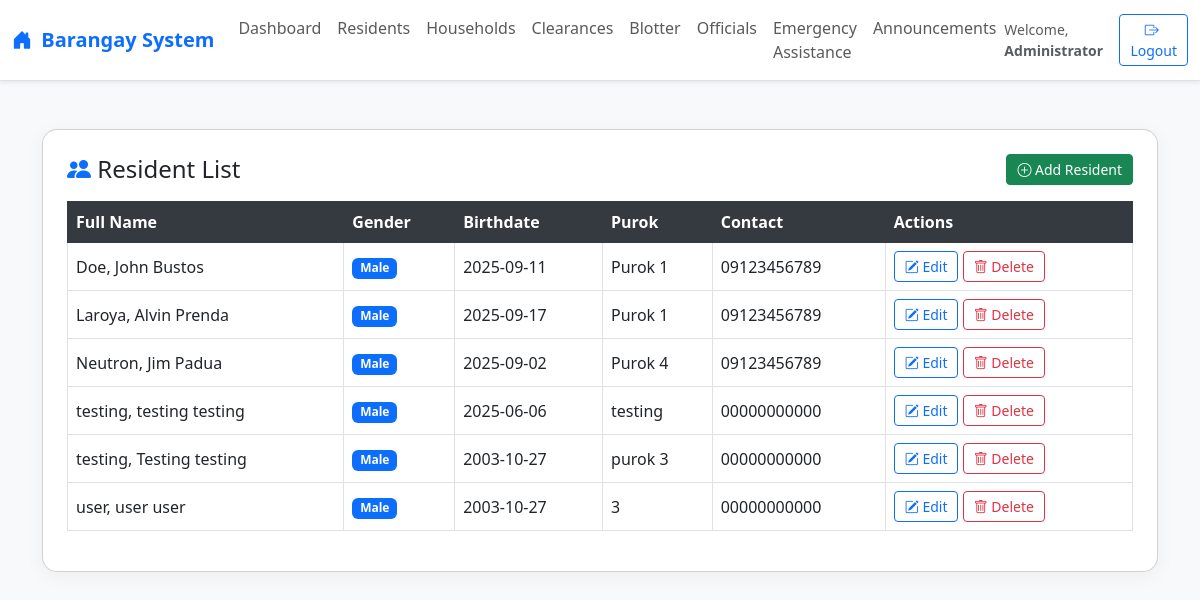
The app's page /residents/index.php (signed in) with its own data.
### tables this page shows
CREATE TABLE `residents` (
  `id` int(11) NOT NULL,
  `first_name` varchar(50) DEFAULT NULL,
  `middle_name` varchar(50) DEFAULT NULL,
  `last_name` varchar(50) DEFAULT NULL,
  `suffix` varchar(10) DEFAULT NULL,
  `gender` enum('Male','Female') DEFAULT NULL,
  `birthdate` date DEFAULT NULL,
  `age` int(11) DEFAULT NULL,
  `civil_status` varchar(20) DEFAULT NULL,
  `citizenship` varchar(50) DEFAULT NULL,
  `religion` varchar(50) DEFAULT NULL,
  `occupation` varchar(100) DEFAULT NULL,
  `purok` varchar(50) DEFAULT NULL,
  `voter_status` enum('Yes','No') DEFAULT NULL,
  `is_4ps` enum('Yes','No') DEFAULT NULL,
  `contact` varchar(20) DEFAULT NULL,
  `email` varchar(100) DEFAULT NULL,
  `address` text DEFAULT NULL,
  `date_registered` datetime DEFAULT current_timestamp()
);

### residents/index.php (the view, shortened to what this page needs)
<?php
include '../config.php';
$result = $conn->query("SELECT * FROM residents ORDER BY last_name ASC");
?>
<!DOCTYPE html>
<html lang="en">
<head>
    <link href="https://cdn.jsdelivr.net/npm/bootstrap@5.3.0/dist/css/bootstrap.min.css" rel="stylesheet">
    <link href="https://cdn.jsdelivr.net/npm/bootstrap-icons@1.10.5/font/bootstrap-icons.css" rel="stylesheet">
</head>
<body>
<?php
include '../navbar.php';
?>
<div class="container mt-5">
    <div class="card p-4">
        <div class="d-flex justify-content-between align-items-center mb-3">
            <h4 class="mb-0"><i class="bi bi-people-fill text-primary"></i> Resident List</h4>
            <a href="add.php" class="btn btn-success btn-sm">
                <i class="bi bi-plus-circle"></i> Add Resident
            </a>
        </div>
        <div class="table-responsive">
            <table class="table table-bordered table-hover align-middle">
                <thead class="table-dark">
                    <tr>
                        <th>Full Name</th>
                        <th>Gender</th>
                        <th>Birthdate</th>
                        <th>Purok</th>
                        <th>Contact</th>
                        <th>Actions</th>
                    </tr>
                </thead>
                <tbody>
                    <?php while($row = $result->fetch_assoc()): ?>
                    <tr>
                        <td>
                            <?= htmlspecialchars("{$row['last_name']}, {$row['first_name']} {$row['middle_name']} {$row['suffix']}") ?>
                        </td>
                        <td><span class="badge bg-<?= $row['gender'] === 'Male' ? 'primary' : 'warning' ?>"><?= $row['gender'] ?></span></td>
                        <td><?= htmlspecialchars($row['birthdate']) ?></td>
                        <td><?= htmlspecialchars($row['purok']) ?></td>
                        <td><?= htmlspecialchars($row['contact']) ?></td>
                        <td>
                            <a href="edit.php?id=<?= $row['id'] ?>" class="btn btn-sm btn-outline-primary">
                                <i class="bi bi-pencil-square"></i> Edit
                            </a>
                            <a href="delete.php?id=<?= $row['id'] ?>" class="btn btn-sm btn-outline-danger" onclick="return confirm('Are you sure you want to delete this resident?')">
                                <i class="bi bi-trash"></i> Delete
                            </a>
                        </td>
                    </tr>
                    <?php endwhile; ?>
                </tbody>
            </table>
        </div>
    </div>
</div>
</body>
</html>

### residents/index.php (style rules this page uses)
body { background-color: #f8f9fa; }
.card { border-radius: 15px; box-shadow: 0 4px 20px rgba(0,0,0,0.05); }
.table th { background-color: #343a40; color: white; }
.table td, .table th { vertical-align: middle; }
.btn-sm { padding: 4px 10px; }

### records on screen
residents: last_name+first_name+middle_name "Doe, John Bustos", gender "Male", birthdate "2025-09-11", purok "Purok 1", contact "09123456789"
residents: last_name+first_name+middle_name "Laroya, Alvin Prenda", gender "Male", birthdate "2025-09-17", purok "Purok 1", contact "09123456789"
residents: last_name+first_name+middle_name "Neutron, Jim Padua", gender "Male", birthdate "2025-09-02", purok "Purok 4", contact "09123456789"
residents: last_name+first_name+middle_name "testing, testing testing", gender "Male", birthdate "2025-06-06", purok "testing", contact "00000000000"
residents: last_name+first_name+middle_name "testing, Testing testing", gender "Male", birthdate "2003-10-27", purok "purok 3", contact "00000000000"
residents: last_name+first_name+middle_name "user, user user", gender "Male", birthdate "2003-10-27", purok "3", contact "00000000000"

### other values on screen
$userName "Administrator"
